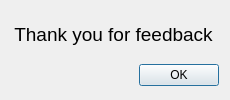
<?xml version="1.0" encoding="UTF-8"?>
<ui version="4.0">
 <class>ThanksDialog</class>
 <widget class="QDialog" name="ThanksDialog">
  <property name="geometry">
   <rect>
    <x>0</x>
    <y>0</y>
    <width>230</width>
    <height>100</height>
   </rect>
  </property>
  <property name="minimumSize">
   <size>
    <width>230</width>
    <height>100</height>
   </size>
  </property>
  <property name="maximumSize">
   <size>
    <width>230</width>
    <height>100</height>
   </size>
  </property>
  <property name="windowTitle">
   <string>Thanks!</string>
  </property>
  <layout class="QVBoxLayout" name="verticalLayout">
   <item>
    <widget class="QLabel" name="label">
     <property name="minimumSize">
      <size>
       <width>205</width>
       <height>45</height>
      </size>
     </property>
     <property name="maximumSize">
      <size>
       <width>205</width>
       <height>45</height>
      </size>
     </property>
     <property name="font">
      <font>
       <pointsize>14</pointsize>
      </font>
     </property>
     <property name="text">
      <string>Thank you for feedback</string>
     </property>
     <property name="alignment">
      <set>Qt::AlignCenter</set>
     </property>
    </widget>
   </item>
   <item>
    <widget class="QDialogButtonBox" name="thx_ok_button">
     <property name="orientation">
      <enum>Qt::Horizontal</enum>
     </property>
     <property name="standardButtons">
      <set>QDialogButtonBox::Ok</set>
     </property>
    </widget>
   </item>
  </layout>
 </widget>
 <resources/>
 <connections>
  <connection>
   <sender>thx_ok_button</sender>
   <signal>accepted()</signal>
   <receiver>ThanksDialog</receiver>
   <slot>accept()</slot>
   <hints>
    <hint type="sourcelabel">
     <x>248</x>
     <y>254</y>
    </hint>
    <hint type="destinationlabel">
     <x>157</x>
     <y>274</y>
    </hint>
   </hints>
  </connection>
  <connection>
   <sender>thx_ok_button</sender>
   <signal>rejected()</signal>
   <receiver>ThanksDialog</receiver>
   <slot>reject()</slot>
   <hints>
    <hint type="sourcelabel">
     <x>248</x>
     <y>254</y>
    </hint>
    <hint type="destinationlabel">
     <x>286</x>
     <y>274</y>
    </hint>
   </hints>
  </connection>
 </connections>
</ui>
